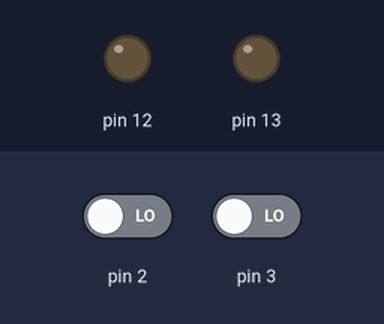
This sketch was run on a simulated Arduino Uno, built with avr-gcc and run on an emulated ATmega328P. On the bench: output pins drawn as LEDs (lit = HIGH). Inputs (shaded band) come from the test bench; at power-on: pin 2 LOW, pin 3 LOW.

Above: at 1.2 s.
1.3 s: pin 2 driven HIGH
At 2.5 s:
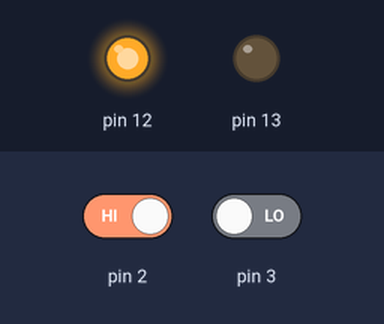
2.8 s: pin 3 driven HIGH
At 3.8 s:
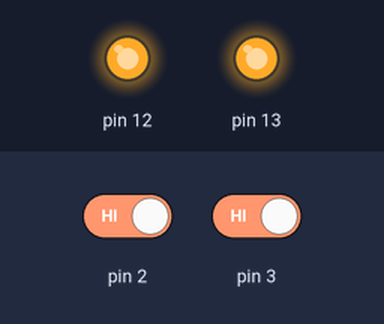
4.3 s: pin 2 driven LOW
At 4.9 s:
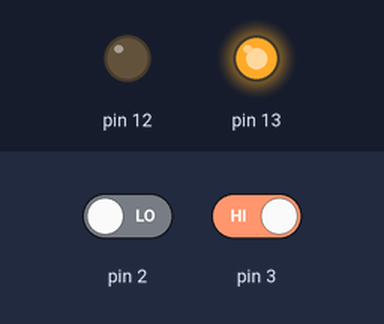
5.8 s: pin 3 driven LOW
At 7.2 s:
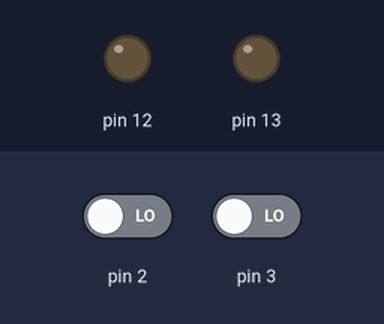
Timing chart, 0 to 8.3 s (numbered marks = the images above; inputs shaded):
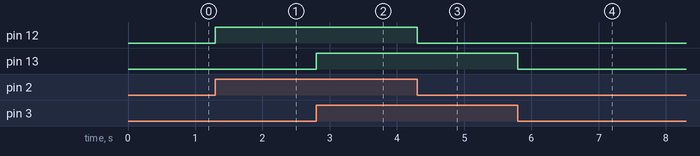

The sketch:

sw_led.ino
```cpp
void setup() {
  Serial.begin(9600);
  pinMode(2, INPUT);
  pinMode(3, INPUT);
  pinMode(12, OUTPUT);
  pinMode(13, OUTPUT);
}
void loop() {
  if (digitalRead(2) == HIGH)
    digitalWrite(12, HIGH);
  else
    digitalWrite(12, LOW);

  if (digitalRead(3) == HIGH)
    digitalWrite(13, HIGH);
  else
    digitalWrite(13, LOW);
}
```

Measured:
- after the input at 1.3 s, pin 12: LOW → HIGH at once
- after the input at 2.8 s, pin 13: LOW → HIGH at once
- after the input at 4.3 s, pin 12: HIGH → LOW at once
- after the input at 5.8 s, pin 13: HIGH → LOW at once
